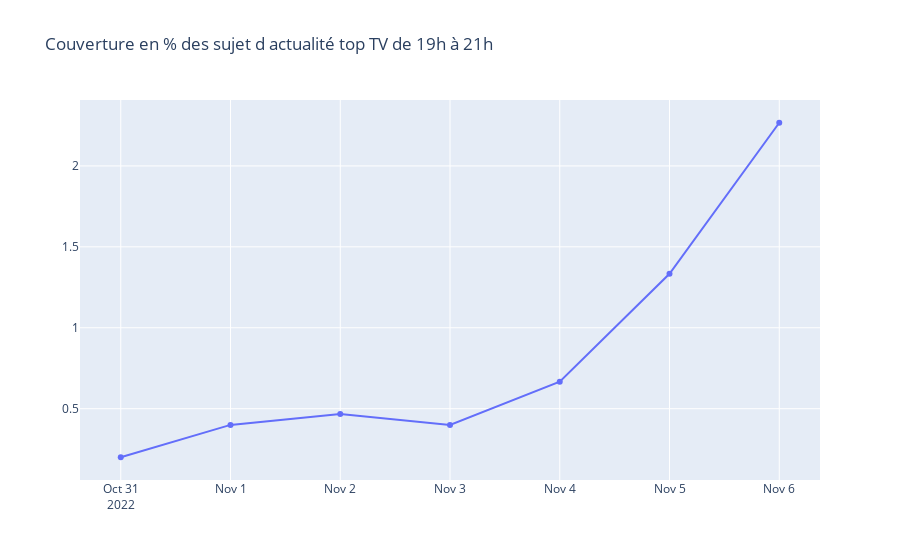

The notebook cell saved with this chart:
### Code cell
data_to_use = data_at_pick_hours_19_21[data_at_pick_hours_19_21.channel_name.isin(top_channels_tv)].copy()

data_percentage_elon = get_percentage_per_day(data_to_use[(data_to_use.keyword == 'elonmusk')])
data_percentage_cop27 = get_percentage_per_day(data_to_use[(data_to_use.keyword == 'cop27')])
data_percentage_routeduRhum = get_percentage_per_day(data_to_use[(data_to_use.keyword == 'routedurhum')])
data_percentage_gregoirefournas = get_percentage_per_day(data_to_use[(data_to_use.keyword == 'gregoirefournas')])
data_percentage_ukraine = get_percentage_per_day(data_to_use[(data_to_use.keyword == 'ukrainepoutine')])

fig = go.Figure()
#fig.add_trace(go.Scatter(y=data_percentage_elon, x=data_percentage_elon.index, name='Elon Musk'))
fig.add_trace(go.Scatter(y=data_percentage_cop27, x=data_percentage_cop27.index, name='COP 27'))
#fig.add_trace(go.Scatter(y=data_percentage_gregoirefournas, x=data_percentage_gregoirefournas.index, name='Gregoire Fournas'))
#fig.add_trace(go.Scatter(y=data_percentage_routeduRhum, x=data_percentage_routeduRhum.index, name='route du Rhum'))
#fig.add_trace(go.Scatter(y=data_percentage_ukraine, x=data_percentage_ukraine.index, name='Ukraine Poutine'))

fig.update_layout(title='Couverture en % des sujet d actualité top TV de 19h à 21h')
fig.show()

### Figure 1 — Plotly figure (JSON) as saved in the notebook; plotly's stock layout.template omitted (floating-point values rounded to 4 significant figures)
{"data": [{"name": "COP 27", "x": ["2022-10-31T00:00:00", "2022-11-01T00:00:00", "2022-11-02T00:00:00", "2022-11-03T00:00:00", "2022-11-04T00:00:00", "2022-11-05T00:00:00", "2022-11-06T00:00:00"], "y": [0.2, 0.4, 0.4667, 0.4, 0.6667, 1.333, 2.267], "type": "scatter"}], "layout": {"title": {"text": "Couverture en % des sujet d actualité top TV de 19h à 21h"}}}
